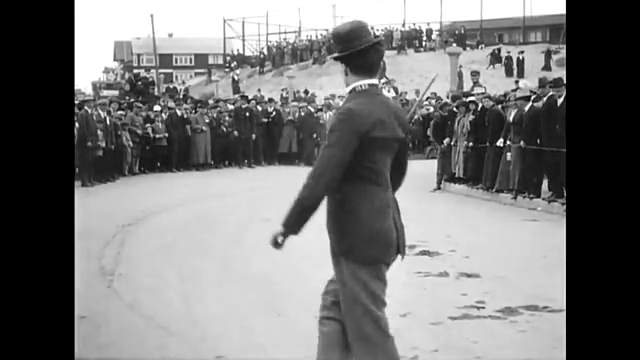
#> input picture frame 17 of week1_python/data/videos/chaplin.mp4, 640 x 360 px, given in place of greenscreen-demo.mp4, which was not available
$ python sub.py
#> lines starting #> are read from the running program, lines starting #| are printed output that depends on the picture; pictures that were not available may be replaced by others from this repository, and a replacement may not be noted
import cv2
import numpy as np

# Global variables for state management
picked_color = [0, 0, 255] # Default to Red (BGR)
color_picker_enabled = False

def nothing(x):
    pass

def mouse_callback(event, x, y, flags, param):
    global picked_color, color_picker_enabled
    if color_picker_enabled and event == cv2.EVENT_LBUTTONDOWN:
        picked_color = param[y, x].tolist()

def run_chroma_key(win_name, win_size=(640, 480)):
#> called with win_name = 'Chroma Key Pro', win_size = (640, 480)
    global color_picker_enabled, picked_color

    cv2.namedWindow(win_name)

    cv2.createTrackbar('Picker', win_name, 0, 1, nothing)

    # Video Sources
    cap = cv2.VideoCapture("greenscreen-demo.mp4")
    cap_asteroid = cv2.VideoCapture("greenscreen-asteroid.mp4")

    # Pre-allocate background image
    bg_canvas = np.zeros((win_size[1], win_size[0], 3), dtype=np.uint8)

    while True:
        ret, frame = cap.read()
#> frame is the input picture: shape (360, 640, 3); min 0, max 255, mean 121
        ret_ast, frame_ast = cap_asteroid.read()

        # Loop videos if they reach the end
        if not ret:
            cap.set(cv2.CAP_PROP_POS_FRAMES, 0)
            continue
        if not ret_ast:
            cap_asteroid.set(cv2.CAP_PROP_POS_FRAMES, 0)
            ret_ast, frame_ast = cap_asteroid.read()

        # Resize inputs to standard processing size once
        frame = cv2.resize(frame, (win_size[0], win_size[1]))
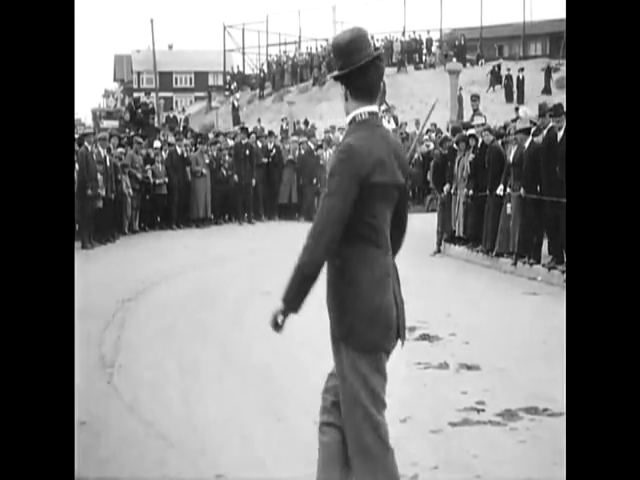
#> frame: shape (480, 640, 3); min 0, max 255, mean 121
        frame_ast = cv2.resize(frame_ast, (win_size[0], win_size[1]))

        # Update Color Picker State
        color_picker_enabled = cv2.getTrackbarPos('Picker', win_name)
        cv2.setMouseCallback(win_name, mouse_callback, frame)

        # Update the background canvas with the picked color
        bg_canvas[:] = picked_color

        # Process the Asteroid Video
        ast_hsv = cv2.cvtColor(frame_ast, cv2.COLOR_BGR2HSV)
#> ast_hsv: shape (480, 640, 3); mean H, S, V 0, 0, 121
        ast_mask = cv2.inRange(ast_hsv, np.array([35, 50, 50]), np.array([85, 255, 255]))
#> ast_mask: shape (480, 640); every value is 0
        ast_mask_inv = cv2.bitwise_not(ast_mask)
#> ast_mask_inv: shape (480, 640); every value is 255

        # Layer: Asteroid on top of Solid Color
        bg_combined = cv2.bitwise_and(bg_canvas, bg_canvas, mask=ast_mask)
#> bg_combined: shape (480, 640, 3); every value is 0
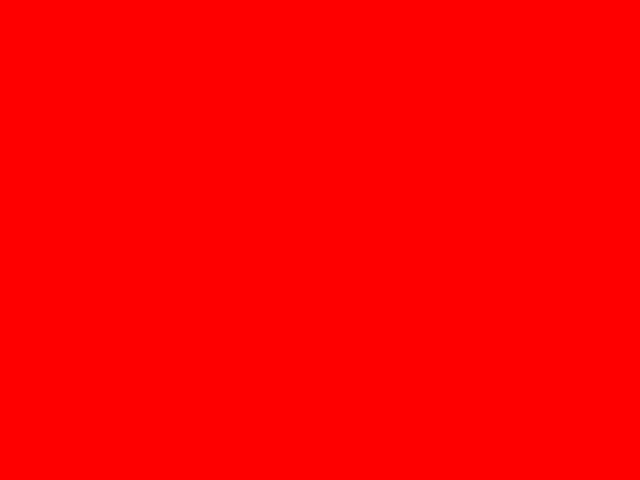
#> bg_canvas: shape (480, 640, 3); mean of channels 0, 1, 2 0, 0, 255; drawn as B, G, R
        fg_asteroid = cv2.bitwise_and(frame_ast, frame_ast, mask=ast_mask_inv)
        dynamic_background = cv2.add(bg_combined, fg_asteroid)

        # Process the Main Subject
        main_hsv = cv2.cvtColor(frame, cv2.COLOR_BGR2HSV)

        lower_bound = np.array([35, 50, 50])
        upper_bound = np.array([85, 255, 255])

        main_mask = cv2.inRange(main_hsv, lower_bound, upper_bound)
        main_mask_inv = cv2.bitwise_not(main_mask)

        # Extract subject from main frame
        subject_fg = cv2.bitwise_and(frame, frame, mask=main_mask_inv)
        # Extract background from our combined (Color + Asteroid) frame
        final_bg = cv2.bitwise_and(dynamic_background, dynamic_background, mask=main_mask)

        final_output = cv2.add(subject_fg, final_bg)

        # Display result
        cv2.imshow(win_name, final_output)

        if cv2.waitKey(1) & 0xFF == ord('q'):
#> (key q is pressed here)
            break

    cap.release()
    cap_asteroid.release()
    cv2.destroyAllWindows()

if __name__ == "__main__":
    run_chroma_key(win_name='Chroma Key Pro')

$ run again, starting later in the video
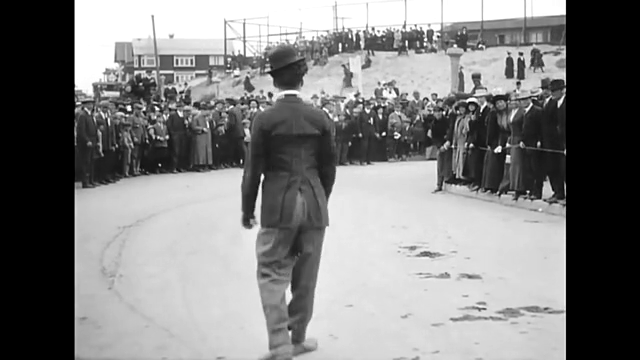
#> input picture frame 77 of week1_python/data/videos/chaplin.mp4, 640 x 360 px, given in place of greenscreen-demo.mp4, which was not available
#> in run_chroma_key, frame is the input picture: shape (360, 640, 3); min 0, max 255, mean 128.1
#> in run_chroma_key, `frame = cv2.resize(frame, (win_size[0], win_size[1]))`:
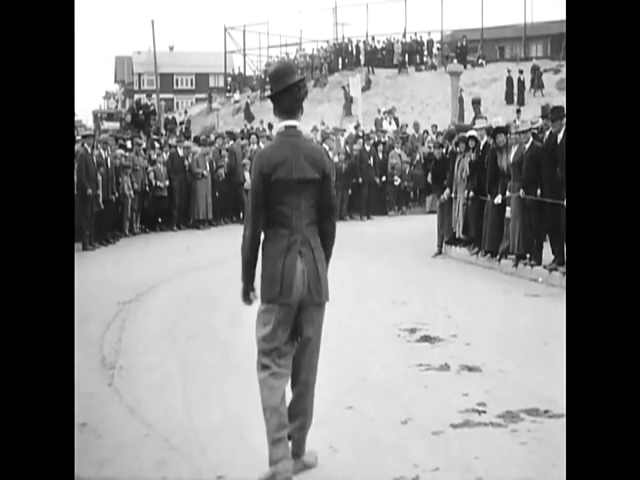
#> frame: shape (480, 640, 3); min 0, max 255, mean 128.1
#> ast_hsv: shape (480, 640, 3); mean H, S, V 0, 0, 128.1
#> ast_mask: shape (480, 640); every value is 0
#> ast_mask_inv: shape (480, 640); every value is 255
#> bg_combined: shape (480, 640, 3); every value is 0

$ run again, starting later in the video
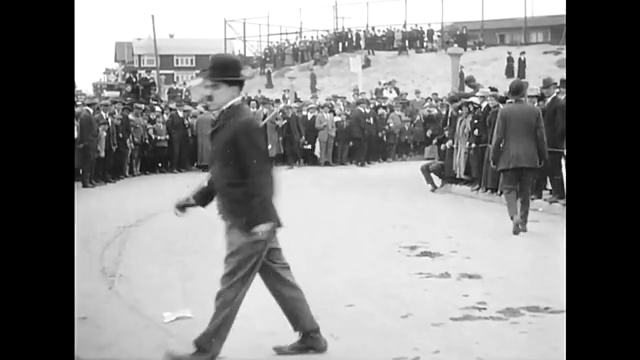
#> input picture frame 137 of week1_python/data/videos/chaplin.mp4, 640 x 360 px, given in place of greenscreen-demo.mp4, which was not available
#> in run_chroma_key, frame is the input picture: shape (360, 640, 3); min 0, max 255, mean 134.5
#> in run_chroma_key, `frame = cv2.resize(frame, (win_size[0], win_size[1]))`:
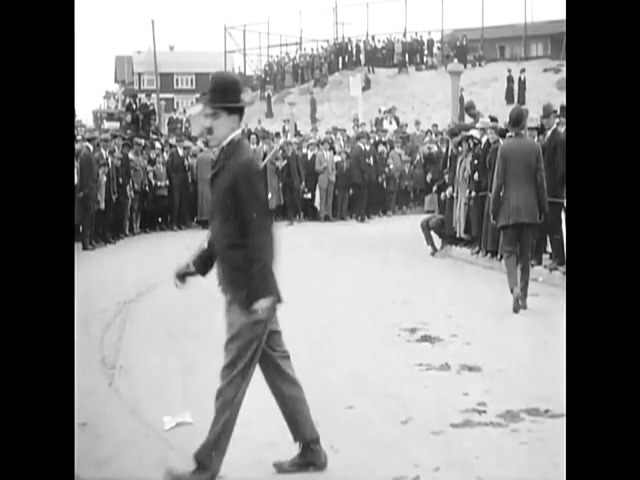
#> frame: shape (480, 640, 3); min 0, max 255, mean 134.5
#> ast_hsv: shape (480, 640, 3); mean H, S, V 0, 0, 134.5
#> ast_mask: shape (480, 640); every value is 0
#> ast_mask_inv: shape (480, 640); every value is 255
#> bg_combined: shape (480, 640, 3); every value is 0
